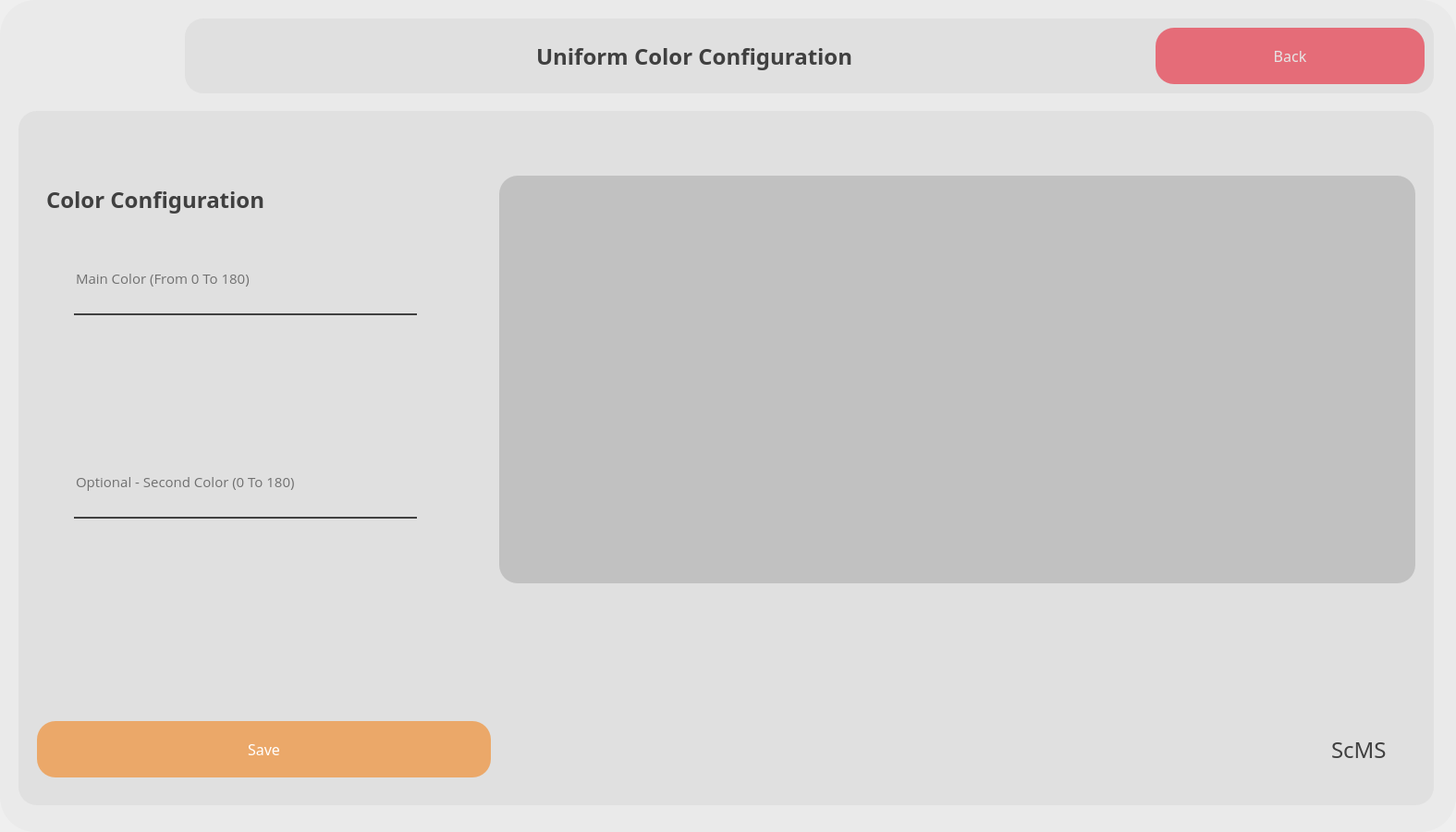
  <widget class="QWidget" name="uniformConfig_widget" native="true">
   <property name="geometry">
    <rect>
     <x>0</x>
     <y>0</y>
     <width>1575</width>
     <height>900</height>
    </rect>
   </property>
   <widget class="QLabel" name="mainScreen_BG_6">
    <property name="geometry">
     <rect>
      <x>0</x>
      <y>0</y>
      <width>1575</width>
      <height>900</height>
     </rect>
    </property>
    <property name="styleSheet">
     <string notr="true">border-image: url(:/images/materials/dataEntryBG.png);
border-radius:38px;</string>
    </property>
    <property name="text">
     <string/>
    </property>
   </widget>
   <widget class="QWidget" name="topBar_widget_4" native="true">
    <property name="geometry">
     <rect>
      <x>200</x>
      <y>20</y>
      <width>1351</width>
      <height>81</height>
     </rect>
    </property>
    <property name="styleSheet">
     <string notr="true">background-color: rgba(200, 200, 200,80);
/*background-color: rgba(239, 174, 74,150);*/
border-radius:20px;</string>
    </property>
    <widget class="QLabel" name="mainTopBarTitle_label_6">
     <property name="geometry">
      <rect>
       <x>380</x>
       <y>10</y>
       <width>431</width>
       <height>61</height>
      </rect>
     </property>
     <property name="font">
      <font>
       <family>Poppins SemiBold</family>
       <pointsize>18</pointsize>
       <weight>75</weight>
       <bold>true</bold>
      </font>
     </property>
     <property name="styleSheet">
      <string notr="true">background-color: rgba(255, 255, 255,0);
color: rgb(64,64,64);</string>
     </property>
     <property name="text">
      <string>Uniform Color Configuration</string>
     </property>
    </widget>
    <widget class="QPushButton" name="uniformConfig_Back_btn">
     <property name="geometry">
      <rect>
       <x>1050</x>
       <y>10</y>
       <width>291</width>
       <height>61</height>
      </rect>
     </property>
     <property name="font">
      <font>
       <family>Poppins Medium</family>
       <pointsize>12</pointsize>
       <weight>50</weight>
       <bold>false</bold>
      </font>
     </property>
     <property name="styleSheet">
      <string notr="true">QPushButton#uniformConfig_Back_btn{
background-color: rgb(229, 108, 120);
	color: rgb(230, 230, 230);
border-radius:20px;
}

QPushButton#uniformConfig_Back_btn:hover{
background-color: rgba(229, 108, 120,220);
}

QPushButton#uniformConfig_Back_btn:pressed{
padding-left:5px;
padding-top:5px;
background-color: rgba(229, 108, 120,220);
}</string>
     </property>
     <property name="text">
      <string>Back</string>
     </property>
    </widget>
   </widget>
   <widget class="QWidget" name="mainDashboardContainer_widget_6" native="true">
    <property name="geometry">
     <rect>
      <x>20</x>
      <y>120</y>
      <width>1531</width>
      <height>751</height>
     </rect>
    </property>
    <property name="styleSheet">
     <string notr="true">background-color: rgba(200, 200, 200,80);
border-radius:20px;</string>
    </property>
    <widget class="QPushButton" name="unifromConfig_Save_btn">
     <property name="geometry">
      <rect>
       <x>20</x>
       <y>660</y>
       <width>491</width>
       <height>61</height>
      </rect>
     </property>
     <property name="font">
      <font>
       <family>Poppins Medium</family>
       <pointsize>12</pointsize>
       <weight>50</weight>
       <bold>false</bold>
      </font>
     </property>
     <property name="styleSheet">
      <string notr="true">QPushButton#unifromConfig_Save_btn{
	
	background-color: rgb(235, 168, 105);
	color: rgb(255, 255, 255);
border-radius:20px;
}

QPushButton#unifromConfig_Save_btn:hover{
background-color: rgba(245, 178, 115,210);

}

QPushButton#unifromConfig_Save_btn:pressed{
padding-left:5px;
padding-top:5px;
background-color: rgba(245, 178, 115,210);

}</string>
     </property>
     <property name="text">
      <string>Save</string>
     </property>
     <property name="iconSize">
      <size>
       <width>25</width>
       <height>25</height>
      </size>
     </property>
    </widget>
    <widget class="QLabel" name="mainTopBarTitle_label_11">
     <property name="geometry">
      <rect>
       <x>1420</x>
       <y>660</y>
       <width>191</width>
       <height>61</height>
      </rect>
     </property>
     <property name="font">
      <font>
       <family>Poppins Medium</family>
       <pointsize>18</pointsize>
       <weight>50</weight>
       <bold>false</bold>
      </font>
     </property>
     <property name="styleSheet">
      <string notr="true">background-color: rgba(255, 255, 255,0);
color: rgb(64, 64, 64);</string>
     </property>
     <property name="text">
      <string>ScMS</string>
     </property>
    </widget>
    <widget class="QWidget" name="HSV_Colors_Container_widget" native="true">
     <property name="geometry">
      <rect>
       <x>520</x>
       <y>70</y>
       <width>991</width>
       <height>441</height>
      </rect>
     </property>
     <property name="styleSheet">
      <string notr="true">background-color: rgba(64, 64, 64,50);
/*background-color: rgba(255,255,255,255);*/
border-radius:20px;</string>
     </property>
     <widget class="QLabel" name="HSV_Image_Label">
      <property name="geometry">
       <rect>
        <x>10</x>
        <y>10</y>
        <width>971</width>
        <height>421</height>
       </rect>
      </property>
      <property name="styleSheet">
       <string notr="true">background-color: rgba(255, 255, 255,0);
</string>
      </property>
      <property name="text">
       <string/>
      </property>
      <property name="pixmap">
       <pixmap resource="res.qrc">:/images/materials/HSV.png</pixmap>
      </property>
      <property name="scaledContents">
       <bool>true</bool>
      </property>
     </widget>
    </widget>
    <widget class="QLineEdit" name="mainUniformColor_tbox">
     <property name="geometry">
      <rect>
       <x>60</x>
       <y>150</y>
       <width>371</width>
       <height>71</height>
      </rect>
     </property>
     <property name="font">
      <font>
       <family>Open Sans</family>
       <pointsize>11</pointsize>
      </font>
     </property>
     <property name="styleSheet">
      <string notr="true">background-color: rgba(0, 0, 0,0);
border:none;
border-bottom:2px solid rgb(64,64,64);
color:rgpa(255,255,255,230);
padding-bottom:7px;
border-radius:0px;


</string>
     </property>
     <property name="echoMode">
      <enum>QLineEdit::Normal</enum>
     </property>
     <property name="placeholderText">
      <string>Main Color (From 0 To 180)</string>
     </property>
    </widget>
    <widget class="QLineEdit" name="seccondUniformColor_tbox_tbox">
     <property name="geometry">
      <rect>
       <x>60</x>
       <y>370</y>
       <width>371</width>
       <height>71</height>
      </rect>
     </property>
     <property name="font">
      <font>
       <family>Open Sans</family>
       <pointsize>11</pointsize>
      </font>
     </property>
     <property name="styleSheet">
      <string notr="true">background-color: rgba(0, 0, 0,0);
border:none;
border-bottom:2px solid rgb(64,64,64);
color:rgpa(255,255,255,230);
padding-bottom:7px;
border-radius:0px;


</string>
     </property>
     <property name="echoMode">
      <enum>QLineEdit::Normal</enum>
     </property>
     <property name="placeholderText">
      <string>Optional - Second Color (0 To 180)</string>
     </property>
    </widget>
    <widget class="QLabel" name="mainTopBarTitle_label_12">
     <property name="geometry">
      <rect>
       <x>30</x>
       <y>60</y>
       <width>431</width>
       <height>71</height>
      </rect>
     </property>
     <property name="font">
      <font>
       <family>Poppins SemiBold</family>
       <pointsize>18</pointsize>
       <weight>75</weight>
       <bold>true</bold>
      </font>
     </property>
     <property name="styleSheet">
      <string notr="true">background-color: rgba(255, 255, 255,0);
color: rgb(64,64,64);</string>
     </property>
     <property name="text">
      <string>Color Configuration</string>
     </property>
    </widget>
   </widget>
   <widget class="QLabel" name="mainScreenDark_BG_7">
    <property name="geometry">
     <rect>
      <x>0</x>
      <y>0</y>
      <width>1575</width>
      <height>900</height>
     </rect>
    </property>
    <property name="styleSheet">
     <string notr="true">background-color: rgba(0, 0, 0,5);
border-radius:38px;</string>
    </property>
    <property name="text">
     <string/>
    </property>
   </widget>
   <zorder>mainScreenDark_BG_7</zorder>
   <zorder>mainScreen_BG_6</zorder>
   <zorder>topBar_widget_4</zorder>
   <zorder>mainDashboardContainer_widget_6</zorder>
  </widget>
